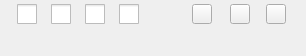
<?xml version="1.0" encoding="UTF-8"?>
<ui version="4.0">
 <class>CaptureToolbar</class>
 <widget class="QWidget" name="CaptureToolbar">
  <property name="geometry">
   <rect>
    <x>0</x>
    <y>0</y>
    <width>306</width>
    <height>56</height>
   </rect>
  </property>
  <property name="windowTitle">
   <string>汇文截图工具栏</string>
  </property>
  <property name="styleSheet">
   <string notr="true"/>
  </property>
  <widget class="QWidget" name="widTool" native="true">
   <property name="geometry">
    <rect>
     <x>0</x>
     <y>0</y>
     <width>306</width>
     <height>28</height>
    </rect>
   </property>
   <property name="styleSheet">
    <string notr="true"/>
   </property>
   <widget class="QCheckBox" name="chkRectangle">
    <property name="geometry">
     <rect>
      <x>17</x>
      <y>4</y>
      <width>20</width>
      <height>20</height>
     </rect>
    </property>
    <property name="minimumSize">
     <size>
      <width>20</width>
      <height>20</height>
     </size>
    </property>
    <property name="maximumSize">
     <size>
      <width>20</width>
      <height>20</height>
     </size>
    </property>
    <property name="styleSheet">
     <string notr="true">#chkRectangle::indicator{
	width: 20px;
	height: 20px;
}

#chkRectangle::indicator::unchecked{
	border-image: url(:/huiwen/screenshot/toolbar_normal.png) 4 269 4 17 ;
}

#chkRectangle::indicator::unchecked:hover{
	border-image: url(:/huiwen/screenshot/toolbar_hover.png) 4 269 4 17 ;
}

#chkRectangle::indicator::checked{
	border-image: url(:/huiwen/screenshot/toolbar_hover.png) 4 269 4 17 ;
}

#chkRectangle::indicator::checked:hover{
	border-image: url(:/huiwen/screenshot/toolbar_hover.png) 4 269 4 17 ;
}</string>
    </property>
    <property name="text">
     <string/>
    </property>
   </widget>
   <widget class="QCheckBox" name="chkEllipse">
    <property name="geometry">
     <rect>
      <x>51</x>
      <y>4</y>
      <width>20</width>
      <height>20</height>
     </rect>
    </property>
    <property name="minimumSize">
     <size>
      <width>20</width>
      <height>20</height>
     </size>
    </property>
    <property name="maximumSize">
     <size>
      <width>20</width>
      <height>20</height>
     </size>
    </property>
    <property name="styleSheet">
     <string notr="true">#chkEllipse::indicator{
	width: 20px;
	height: 20px;
}

#chkEllipse::indicator::unchecked{
	border-image: url(:/huiwen/screenshot/toolbar_normal.png) 4 235 4 51 ;
}

#chkEllipse::indicator::unchecked:hover{
	border-image: url(:/huiwen/screenshot/toolbar_hover.png) 4 235 4 51 ;
}

#chkEllipse::indicator::checked{
	border-image: url(:/huiwen/screenshot/toolbar_hover.png) 4 235 4 51 ;
}

#chkEllipse::indicator::checked:hover{
	border-image: url(:/huiwen/screenshot/toolbar_hover.png) 4 235 4 51 ;
}</string>
    </property>
    <property name="text">
     <string/>
    </property>
   </widget>
   <widget class="QCheckBox" name="chkArrow">
    <property name="geometry">
     <rect>
      <x>85</x>
      <y>4</y>
      <width>20</width>
      <height>20</height>
     </rect>
    </property>
    <property name="minimumSize">
     <size>
      <width>20</width>
      <height>20</height>
     </size>
    </property>
    <property name="maximumSize">
     <size>
      <width>20</width>
      <height>20</height>
     </size>
    </property>
    <property name="styleSheet">
     <string notr="true">#chkArrow::indicator{
	width: 20px;
	height: 20px;
}

#chkArrow::indicator::unchecked{
	border-image: url(:/huiwen/screenshot/toolbar_normal.png) 4 201 4 85 ;
}

#chkArrow::indicator::unchecked:hover{
	border-image: url(:/huiwen/screenshot/toolbar_hover.png) 4 201 4 85 ;
}

#chkArrow::indicator::checked{
	border-image: url(:/huiwen/screenshot/toolbar_hover.png) 4 201 4 85 ;
}

#chkArrow::indicator::checked:hover{
	border-image: url(:/huiwen/screenshot/toolbar_hover.png) 4 201 4 85 ;
}</string>
    </property>
    <property name="text">
     <string/>
    </property>
   </widget>
   <widget class="QPushButton" name="btnUndo">
    <property name="geometry">
     <rect>
      <x>158</x>
      <y>4</y>
      <width>20</width>
      <height>20</height>
     </rect>
    </property>
    <property name="minimumSize">
     <size>
      <width>20</width>
      <height>20</height>
     </size>
    </property>
    <property name="maximumSize">
     <size>
      <width>20</width>
      <height>20</height>
     </size>
    </property>
    <property name="styleSheet">
     <string notr="true">#btnUndo{
	border-image: url(:/huiwen/screenshot/toolbar_normal.png) 4 128 4 158 ;
}

#btnUndo:hover{
	border-image: url(:/huiwen/screenshot/toolbar_hover.png) 4 128 4 158 ;
}

#btnUndo:pressed{
	border-image: url(:/huiwen/screenshot/toolbar_hover.png) 4 128 4 158 ;
}</string>
    </property>
    <property name="text">
     <string/>
    </property>
    <property name="flat">
     <bool>true</bool>
    </property>
   </widget>
   <widget class="QCheckBox" name="chkText">
    <property name="geometry">
     <rect>
      <x>119</x>
      <y>4</y>
      <width>20</width>
      <height>20</height>
     </rect>
    </property>
    <property name="minimumSize">
     <size>
      <width>20</width>
      <height>20</height>
     </size>
    </property>
    <property name="maximumSize">
     <size>
      <width>20</width>
      <height>20</height>
     </size>
    </property>
    <property name="styleSheet">
     <string notr="true">#chkText::indicator{
	width: 20px;
	height: 20px;
}

#chkText::indicator::unchecked{
	border-image: url(:/huiwen/screenshot/toolbar_normal.png) 4 167 4 119 ;
}

#chkText::indicator::unchecked:hover{
	border-image: url(:/huiwen/screenshot/toolbar_hover.png) 4 167 4 119 ;
}

#chkText::indicator::checked{
	border-image: url(:/huiwen/screenshot/toolbar_hover.png) 4 167 4 119 ;
}

#chkText::indicator::checked:hover{
	border-image: url(:/huiwen/screenshot/toolbar_hover.png) 4 167 4 119 ;
}</string>
    </property>
    <property name="text">
     <string/>
    </property>
   </widget>
   <widget class="QPushButton" name="btnQuit">
    <property name="geometry">
     <rect>
      <x>230</x>
      <y>4</y>
      <width>20</width>
      <height>20</height>
     </rect>
    </property>
    <property name="minimumSize">
     <size>
      <width>20</width>
      <height>20</height>
     </size>
    </property>
    <property name="maximumSize">
     <size>
      <width>20</width>
      <height>20</height>
     </size>
    </property>
    <property name="styleSheet">
     <string notr="true">#btnQuit{
	border-image: url(:/huiwen/screenshot/toolbar_normal.png) 4 56 4 230 ;
}

#btnQuit:hover{
	border-image: url(:/huiwen/screenshot/toolbar_hover.png) 4 56 4 230 ;
}

#btnQuit:pressed{
	border-image: url(:/huiwen/screenshot/toolbar_hover.png) 4 56 4 230 ;
}</string>
    </property>
    <property name="text">
     <string/>
    </property>
   </widget>
   <widget class="QPushButton" name="btnFinish">
    <property name="geometry">
     <rect>
      <x>266</x>
      <y>4</y>
      <width>20</width>
      <height>20</height>
     </rect>
    </property>
    <property name="minimumSize">
     <size>
      <width>20</width>
      <height>20</height>
     </size>
    </property>
    <property name="maximumSize">
     <size>
      <width>20</width>
      <height>20</height>
     </size>
    </property>
    <property name="styleSheet">
     <string notr="true">#btnFinish{
	border-image: url(:/huiwen/screenshot/toolbar_normal.png) 4 20 4 266 ;
}

#btnFinish:hover{
	border-image: url(:/huiwen/screenshot/toolbar_hover.png) 4 20 4 266 ;
}

#btnFinish:pressed{
	border-image: url(:/huiwen/screenshot/toolbar_hover.png) 4 20 4 266 ;
}</string>
    </property>
    <property name="text">
     <string/>
    </property>
   </widget>
   <widget class="QPushButton" name="btnSave">
    <property name="geometry">
     <rect>
      <x>192</x>
      <y>4</y>
      <width>20</width>
      <height>20</height>
     </rect>
    </property>
    <property name="minimumSize">
     <size>
      <width>20</width>
      <height>20</height>
     </size>
    </property>
    <property name="maximumSize">
     <size>
      <width>20</width>
      <height>20</height>
     </size>
    </property>
    <property name="styleSheet">
     <string notr="true">#btnSave{
	border-image: url(:/huiwen/screenshot/toolbar_normal.png) 4 94 4 192 ;
}

#btnSave:hover{
	border-image: url(:/huiwen/screenshot/toolbar_hover.png) 4 94 4 192 ;
}

#btnSave:pressed{
	border-image: url(:/huiwen/screenshot/toolbar_hover.png) 4 94 4 192 ;
}</string>
    </property>
    <property name="text">
     <string/>
    </property>
   </widget>
  </widget>
  <widget class="QWidget" name="widToolColor" native="true">
   <property name="geometry">
    <rect>
     <x>0</x>
     <y>28</y>
     <width>306</width>
     <height>28</height>
    </rect>
   </property>
   <property name="styleSheet">
    <string notr="true">QRadioButton::indicator {
   width: 8px;
   height: 8px;
}

QRadioButton::indicator::unchecked {
	border: 0;
}

QRadioButton::indicator:unchecked:hover {
	border: 0;
}

QRadioButton::indicator:unchecked:pressed {
	border: 0;
}

QRadioButton::indicator::checked {
	border: 0;
}

QRadioButton::indicator:checked:hover {
	border: 0;
}

QRadioButton::indicator:checked:pressed {
	border: 0;
}</string>
   </property>
   <widget class="QPushButton" name="btnFont">
    <property name="geometry">
     <rect>
      <x>54</x>
      <y>6</y>
      <width>96</width>
      <height>16</height>
     </rect>
    </property>
    <property name="text">
     <string/>
    </property>
    <property name="flat">
     <bool>true</bool>
    </property>
   </widget>
   <widget class="QRadioButton" name="radColor1">
    <property name="geometry">
     <rect>
      <x>202</x>
      <y>4</y>
      <width>8</width>
      <height>8</height>
     </rect>
    </property>
    <property name="minimumSize">
     <size>
      <width>8</width>
      <height>8</height>
     </size>
    </property>
    <property name="maximumSize">
     <size>
      <width>8</width>
      <height>8</height>
     </size>
    </property>
    <property name="text">
     <string/>
    </property>
   </widget>
   <widget class="QRadioButton" name="radColor2">
    <property name="geometry">
     <rect>
      <x>214</x>
      <y>4</y>
      <width>8</width>
      <height>8</height>
     </rect>
    </property>
    <property name="minimumSize">
     <size>
      <width>8</width>
      <height>8</height>
     </size>
    </property>
    <property name="maximumSize">
     <size>
      <width>8</width>
      <height>8</height>
     </size>
    </property>
    <property name="text">
     <string/>
    </property>
   </widget>
   <widget class="QRadioButton" name="radColor3">
    <property name="geometry">
     <rect>
      <x>226</x>
      <y>4</y>
      <width>8</width>
      <height>8</height>
     </rect>
    </property>
    <property name="minimumSize">
     <size>
      <width>8</width>
      <height>8</height>
     </size>
    </property>
    <property name="maximumSize">
     <size>
      <width>8</width>
      <height>8</height>
     </size>
    </property>
    <property name="text">
     <string/>
    </property>
    <property name="iconSize">
     <size>
      <width>0</width>
      <height>0</height>
     </size>
    </property>
   </widget>
   <widget class="QRadioButton" name="radColor6">
    <property name="geometry">
     <rect>
      <x>262</x>
      <y>4</y>
      <width>8</width>
      <height>8</height>
     </rect>
    </property>
    <property name="minimumSize">
     <size>
      <width>8</width>
      <height>8</height>
     </size>
    </property>
    <property name="maximumSize">
     <size>
      <width>8</width>
      <height>8</height>
     </size>
    </property>
    <property name="text">
     <string/>
    </property>
   </widget>
   <widget class="QRadioButton" name="radColor7">
    <property name="geometry">
     <rect>
      <x>274</x>
      <y>4</y>
      <width>8</width>
      <height>8</height>
     </rect>
    </property>
    <property name="minimumSize">
     <size>
      <width>8</width>
      <height>8</height>
     </size>
    </property>
    <property name="maximumSize">
     <size>
      <width>8</width>
      <height>8</height>
     </size>
    </property>
    <property name="text">
     <string/>
    </property>
   </widget>
   <widget class="QRadioButton" name="radColor8">
    <property name="geometry">
     <rect>
      <x>202</x>
      <y>16</y>
      <width>8</width>
      <height>8</height>
     </rect>
    </property>
    <property name="minimumSize">
     <size>
      <width>8</width>
      <height>8</height>
     </size>
    </property>
    <property name="maximumSize">
     <size>
      <width>8</width>
      <height>8</height>
     </size>
    </property>
    <property name="text">
     <string/>
    </property>
   </widget>
   <widget class="QRadioButton" name="radColor9">
    <property name="geometry">
     <rect>
      <x>214</x>
      <y>16</y>
      <width>8</width>
      <height>8</height>
     </rect>
    </property>
    <property name="minimumSize">
     <size>
      <width>8</width>
      <height>8</height>
     </size>
    </property>
    <property name="maximumSize">
     <size>
      <width>8</width>
      <height>8</height>
     </size>
    </property>
    <property name="text">
     <string/>
    </property>
   </widget>
   <widget class="QRadioButton" name="radColor10">
    <property name="geometry">
     <rect>
      <x>226</x>
      <y>16</y>
      <width>8</width>
      <height>8</height>
     </rect>
    </property>
    <property name="minimumSize">
     <size>
      <width>8</width>
      <height>8</height>
     </size>
    </property>
    <property name="maximumSize">
     <size>
      <width>8</width>
      <height>8</height>
     </size>
    </property>
    <property name="text">
     <string/>
    </property>
   </widget>
   <widget class="QRadioButton" name="radColor11">
    <property name="geometry">
     <rect>
      <x>238</x>
      <y>16</y>
      <width>8</width>
      <height>8</height>
     </rect>
    </property>
    <property name="minimumSize">
     <size>
      <width>8</width>
      <height>8</height>
     </size>
    </property>
    <property name="maximumSize">
     <size>
      <width>8</width>
      <height>8</height>
     </size>
    </property>
    <property name="text">
     <string/>
    </property>
   </widget>
   <widget class="QRadioButton" name="radColor12">
    <property name="geometry">
     <rect>
      <x>250</x>
      <y>16</y>
      <width>8</width>
      <height>8</height>
     </rect>
    </property>
    <property name="minimumSize">
     <size>
      <width>8</width>
      <height>8</height>
     </size>
    </property>
    <property name="maximumSize">
     <size>
      <width>8</width>
      <height>8</height>
     </size>
    </property>
    <property name="text">
     <string/>
    </property>
   </widget>
   <widget class="QRadioButton" name="radColor13">
    <property name="geometry">
     <rect>
      <x>262</x>
      <y>16</y>
      <width>8</width>
      <height>8</height>
     </rect>
    </property>
    <property name="minimumSize">
     <size>
      <width>8</width>
      <height>8</height>
     </size>
    </property>
    <property name="maximumSize">
     <size>
      <width>8</width>
      <height>8</height>
     </size>
    </property>
    <property name="text">
     <string/>
    </property>
   </widget>
   <widget class="QRadioButton" name="radColor4">
    <property name="geometry">
     <rect>
      <x>238</x>
      <y>4</y>
      <width>8</width>
      <height>8</height>
     </rect>
    </property>
    <property name="minimumSize">
     <size>
      <width>8</width>
      <height>8</height>
     </size>
    </property>
    <property name="maximumSize">
     <size>
      <width>8</width>
      <height>8</height>
     </size>
    </property>
    <property name="text">
     <string/>
    </property>
   </widget>
   <widget class="QRadioButton" name="radColor5">
    <property name="geometry">
     <rect>
      <x>250</x>
      <y>4</y>
      <width>8</width>
      <height>8</height>
     </rect>
    </property>
    <property name="minimumSize">
     <size>
      <width>8</width>
      <height>8</height>
     </size>
    </property>
    <property name="maximumSize">
     <size>
      <width>8</width>
      <height>8</height>
     </size>
    </property>
    <property name="text">
     <string/>
    </property>
   </widget>
   <widget class="QRadioButton" name="radColor14">
    <property name="geometry">
     <rect>
      <x>274</x>
      <y>16</y>
      <width>8</width>
      <height>8</height>
     </rect>
    </property>
    <property name="minimumSize">
     <size>
      <width>8</width>
      <height>8</height>
     </size>
    </property>
    <property name="maximumSize">
     <size>
      <width>8</width>
      <height>8</height>
     </size>
    </property>
    <property name="text">
     <string/>
    </property>
   </widget>
   <widget class="QLabel" name="labColor">
    <property name="geometry">
     <rect>
      <x>174</x>
      <y>6</y>
      <width>16</width>
      <height>16</height>
     </rect>
    </property>
    <property name="minimumSize">
     <size>
      <width>16</width>
      <height>16</height>
     </size>
    </property>
    <property name="maximumSize">
     <size>
      <width>16</width>
      <height>16</height>
     </size>
    </property>
    <property name="text">
     <string/>
    </property>
   </widget>
  </widget>
 </widget>
 <resources/>
 <connections/>
</ui>
